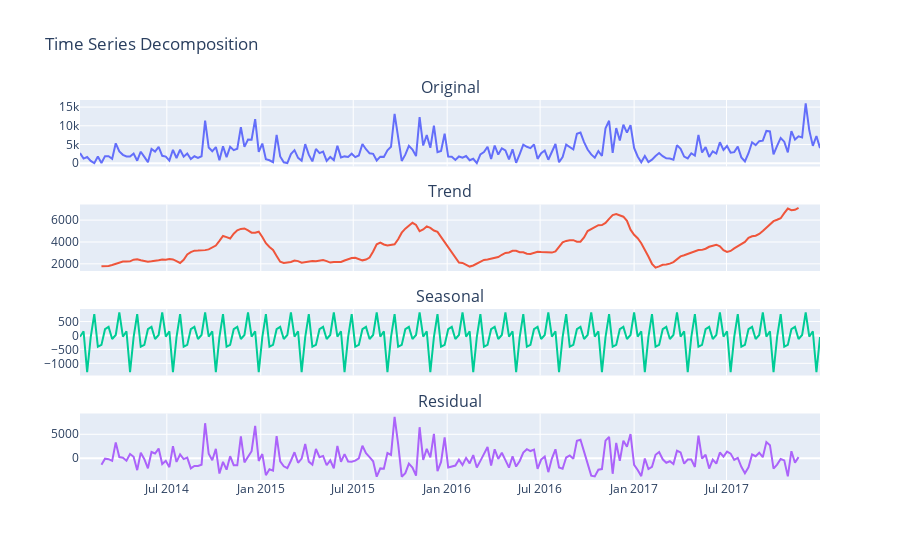

Notebook code for this chart:
### Markdown cell above
### Seasonality analysis

### Code cell
from plotly.subplots import make_subplots
from statsmodels.tsa.seasonal import seasonal_decompose

def plot_time_series_decomposition(df, date_col, sales_col, freq='M'):
    """Plots time series decomposition using Plotly."""
    df[date_col] = pd.to_datetime(df[date_col])
    df.set_index(date_col, inplace=True)
    
    # Décomposer la série temporelle
    decomposition = seasonal_decompose(df[sales_col], model='additive', period=12)
    
    # Extraire les composants
    trend = decomposition.trend
    seasonal = decomposition.seasonal
    residual = decomposition.resid
    
    # Créer des sous-graphes pour chaque composant
    fig = make_subplots(rows=4, cols=1, shared_xaxes=True, 
                        subplot_titles=('Original', 'Trend', 'Seasonal', 'Residual'),
                        vertical_spacing=0.1)
    
    fig.add_trace(go.Scatter(x=df.index, y=df[sales_col], mode='lines', name='Original'), row=1, col=1)
    fig.add_trace(go.Scatter(x=df.index, y=trend, mode='lines', name='Trend'), row=2, col=1)
    fig.add_trace(go.Scatter(x=df.index, y=seasonal, mode='lines', name='Seasonal'), row=3, col=1)
    fig.add_trace(go.Scatter(x=df.index, y=residual, mode='lines', name='Residual'), row=4, col=1)
    
    fig.update_layout(title='Time Series Decomposition', showlegend=False)
    fig.show()

# Exemple d'utilisation
plot_time_series_decomposition(df_weekly, 'Order Date', 'Sales')

### Figure 1 — Plotly figure (JSON) as saved in the notebook; plotly's stock layout.template omitted (floating-point values rounded to 4 significant figures; data arrays with more than 128 entries replaced by an {"elided": "..."} marker saying what was removed)
{"data": [{"mode": "lines", "name": "Original", "type": "scatter", "x": {"elided": "208 str values"}, "xaxis": "x", "y": {"elided": "208 float values"}, "yaxis": "y"}, {"mode": "lines", "name": "Trend", "type": "scatter", "x": {"elided": "208 str values"}, "xaxis": "x2", "y": {"elided": "208 float values"}, "yaxis": "y2"}, {"mode": "lines", "name": "Seasonal", "type": "scatter", "x": {"elided": "208 str values"}, "xaxis": "x3", "y": {"elided": "208 float values"}, "yaxis": "y3"}, {"mode": "lines", "name": "Residual", "type": "scatter", "x": {"elided": "208 str values"}, "xaxis": "x4", "y": {"elided": "208 float values"}, "yaxis": "y4"}], "layout": {"annotations": [{"font": {"size": 16}, "showarrow": false, "text": "Original", "x": 0.5, "xanchor": "center", "xref": "paper", "y": 1, "yanchor": "bottom", "yref": "paper"}, {"font": {"size": 16}, "showarrow": false, "text": "Trend", "x": 0.5, "xanchor": "center", "xref": "paper", "y": 0.725, "yanchor": "bottom", "yref": "paper"}, {"font": {"size": 16}, "showarrow": false, "text": "Seasonal", "x": 0.5, "xanchor": "center", "xref": "paper", "y": 0.45, "yanchor": "bottom", "yref": "paper"}, {"font": {"size": 16}, "showarrow": false, "text": "Residual", "x": 0.5, "xanchor": "center", "xref": "paper", "y": 0.175, "yanchor": "bottom", "yref": "paper"}], "showlegend": false, "title": {"text": "Time Series Decomposition"}, "xaxis": {"anchor": "y", "domain": [0, 1], "matches": "x4", "showticklabels": false}, "xaxis2": {"anchor": "y2", "domain": [0, 1], "matches": "x4", "showticklabels": false}, "xaxis3": {"anchor": "y3", "domain": [0, 1], "matches": "x4", "showticklabels": false}, "xaxis4": {"anchor": "y4", "domain": [0, 1]}, "yaxis": {"anchor": "x", "domain": [0.825, 1]}, "yaxis2": {"anchor": "x2", "domain": [0.55, 0.725]}, "yaxis3": {"anchor": "x3", "domain": [0.275, 0.45]}, "yaxis4": {"anchor": "x4", "domain": [0, 0.175]}}}
